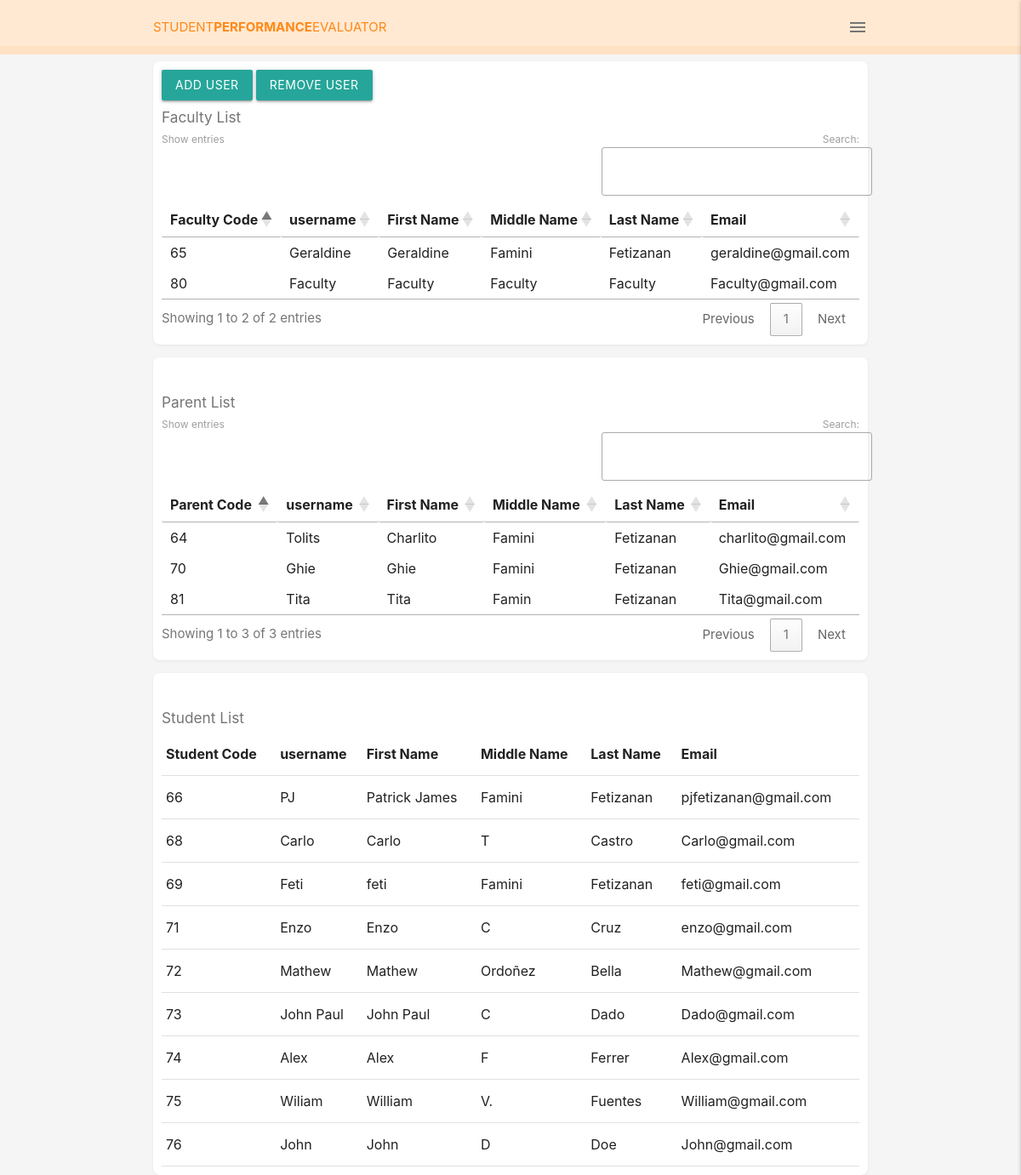
Screenshot of /page/admin.php (signed in) with the database file from the repository.
### tables this page shows
CREATE TABLE `user` (
  `user_id` int(8) NOT NULL,
  `username` varchar(50) DEFAULT NULL,
  `user_pass` varchar(50) DEFAULT NULL,
  `user_type` varchar(50) NOT NULL,
  `user_fname` varchar(50) NOT NULL,
  `user_mname` varchar(50) NOT NULL,
  `user_lname` varchar(50) NOT NULL,
  `user_email` varchar(50) NOT NULL
);

### page/admin.php (the view, shortened to what this page needs)
<html lang="en">
<head>
    <link type="text/css" href="/Student eval/css/materialize.min.css" rel="stylesheet">
    <link type="text/css" href="/Student eval/css/style.css" rel="stylesheet">
		<link rel="stylesheet" type="text/css" href="https://cdn.datatables.net/1.11.3/css/jquery.dataTables.css">
</head>
<body class="grey lighten-4">
  <nav class="z-depth-0">
    <div class="nav-wrapper container">
      <a href="/Student eval/page/admin.php">Student<span>Performance</span>Evaluator</a>
      <span class="right grey-text text-darken-1">
 <i class="material-icons sidenav-trigger" data-target="side-menu">menu</i>
      </span>
    </div>
  </nav>
	<form action="/Student eval/page/admin.php" method="POST" novalidate>
			<div class="recipes container grey-text text-darken-1">
				<div class="card-panel recipe1 white row">
					<div>
								<a href="/Student eval/page/register1.php" class="btn">Add user</a>
								<button  id="add_quest" name="remove"  data-target="modal1" class="btn modal-trigger" > Remove user</button>
					</div>
					<br>
					<div class="box-table">
							<h6> Faculty List </h6>
								<table  class="responsive-table" id="student-table">
									<thead>
										<tr>
											<th>
											Faculty Code
											</th>
											<th>username</th>
											<th>First Name</th>
											<th>Middle Name</th>
											<th>Last Name</th>
											<th>Email</th>
										</tr>
									</thead>
									<tbody>
										<?php
										$conn = OpenCon();
										$sql = "SELECT `user_id`, `username`, `user_fname`, `user_mname`, `user_lname`, `user_email`  FROM `user`  WHERE `user_type` = 'Faculty'";
										$result = $conn->query($sql);
										if ($result->num_rows > 0) {
											while ($row = $result->fetch_assoc()) {
												echo "<tr row_id='" . $row["user_id"] . "'><td>" . $row["user_id"] . "</td><td>" . $row["username"] . "</td></td>" . "<td>" . $row["user_fname"] . "</td></td>" . "<td>" . $row["user_mname"] . "</td></td>". "<td>" . $row["user_lname"] . "</td></td>". "<td>" . $row["user_email"] . "</td></td>";
											}
											echo "</table";
										} else {
											echo "0 results";
										}
										?>
									</tbody>
						</div>
				</div>
			</div>
  		<div class="recipes container grey-text text-darken-1">
				<div class="card-panel recipe1 white row">
							<div>
							</div>
					<br>
						<div class="box-table">
							<h6> Parent List </h6>
								<table  class="responsive-table" id="student-table1">
									<thead>
										<tr>
											<th>
											Parent Code
											</th>
											<th>username</th>
											<th>First Name</th>
											<th>Middle Name</th>
											<th>Last Name</th>
											<th>Email</th>
										</tr>
									</thead>
									<tbody>
										<?php
										$conn = OpenCon();
										$sql = "SELECT `user_id`, `username`, `user_fname`, `user_mname`, `user_lname`, `user_email`  FROM `user`  WHERE `user_type` = 'Parent'";
										$result = $conn->query($sql);
										if ($result->num_rows > 0) {
											while ($row = $result->fetch_assoc()) {
												echo "<tr row_id='" . $row["user_id"] . "'><td>" . $row["user_id"] . "</td><td>" . $row["username"] . "</td></td>" . "<td>" . $row["user_fname"] . "</td></td>" . "<td>" . $row["user_mname"] . "</td></td>". "<td>" . $row["user_lname"] . "</td></td>". "<td>" . $row["user_email"] . "</td></td>";
											}
											echo "</table";
										} else {
											echo "0 results";
										}
										?>
									</tbody>
						</div>
				</div>
    	</div>
		<div class="recipes container grey-text text-darken-1">
			<div class="card-panel recipe1 white row">
							<div>
							</div>
					<br>
					<div class="box-table">
							<h6> Student List </h6>
								<table  class="responsive-table" id="student-table1">
									<thead>
										<tr>
											<th>
											Student Code
											</th>
											<th>username</th>
											<th>First Name</th>
											<th>Middle Name</th>
											<th>Last Name</th>
											<th>Email</th>
										</tr>
									</thead>
									<tbody>
										<?php
										$conn = OpenCon();
										$sql = "SELECT `user_id`, `username`, `user_fname`, `user_mname`, `user_lname`, `user_email`  FROM `user`  WHERE `user_type` = 'Student'";
										$result = $conn->query($sql);
										if ($result->num_rows > 0) {
											while ($row = $result->fetch_assoc()) {
												echo "<tr row_id='" . $row["user_id"] . "'><td>" . $row["user_id"] . "</td><td>" . $row["username"] . "</td></td>" . "<td>" . $row["user_fname"] . "</td></td>" . "<td>" . $row["user_mname"] . "</td></td>". "<td>" . $row["user_lname"] . "</td></td>". "<td>" . $row["user_email"] . "</td></td>";
											}
											echo "</table";
										} else {
											echo "0 results";
										}
										?>
									</tbody>
						</div>
						</div>
    </div>
</form>
</body>
</html>

### css/style.css (style rules this page uses)
body { margin:0; padding: 0; overflow: auto; height: 100%; }
:root { --primary: #FFE9D2; --secondary: #FFE1C4; --title: #FF8816; }
nav { background: var(--primary); border-bottom: 10px solid var(--secondary); }
nav a { text-transform: uppercase; color: var(--title); }
nav a span { font-weight: bold; }
nav .sidenav-trigger { margin: 0; }

### page/admin.php (style rules this page uses)
.card-panel.recipe1 { border-radius: 8px; padding: 10px; box-shadow: 0px 1px 3px rgba(90,90,90,0.1); display: grid; grid-template-columns: 2fr; grid-template-rows: 2fr; grid-template-areas: "image details delete"; }

### rows the page displays
user: user_id "65", username "Geraldine", user_fname "Geraldine", user_mname "Famini", user_lname "Fetizanan", user_email "geraldine@gmail.com"
user: user_id "80", username "Faculty", user_fname "Faculty", user_mname "Faculty", user_lname "Faculty", user_email "Faculty@gmail.com"
user: user_id "64", username "Tolits", user_fname "Charlito", user_mname "Famini", user_lname "Fetizanan", user_email "charlito@gmail.com"
user: user_id "70", username "Ghie", user_fname "Ghie", user_mname "Famini", user_lname "Fetizanan", user_email "Ghie@gmail.com"
user: user_id "81", username "Tita", user_fname "Tita", user_mname "Famin", user_lname "Fetizanan", user_email "Tita@gmail.com"
user: user_id "66", username "PJ", user_fname "Patrick James", user_mname "Famini", user_lname "Fetizanan", user_email "pjfetizanan@gmail.com"
user: user_id "68", username "Carlo", user_fname "Carlo", user_mname "T", user_lname "Castro", user_email "Carlo@gmail.com"
user: user_id "69", username "Feti", user_fname "feti", user_mname "Famini", user_lname "Fetizanan", user_email "feti@gmail.com"
user: user_id "71", username "Enzo", user_fname "Enzo", user_mname "C", user_lname "Cruz", user_email "enzo@gmail.com"
user: user_id "72", username "Mathew", user_fname "Mathew", user_mname "Ordoñez", user_lname "Bella", user_email "Mathew@gmail.com"
user: user_id "73", username "John Paul", user_fname "John Paul", user_mname "C", user_lname "Dado", user_email "Dado@gmail.com"
user: user_id "74", username "Alex", user_fname "Alex", user_mname "F", user_lname "Ferrer", user_email "Alex@gmail.com"
user: user_id "75", username "Wiliam", user_fname "William", user_mname "V.", user_lname "Fuentes", user_email "William@gmail.com"
user: user_id "76", username "John", user_fname "John", user_mname "D", user_lname "Doe", user_email "John@gmail.com"
